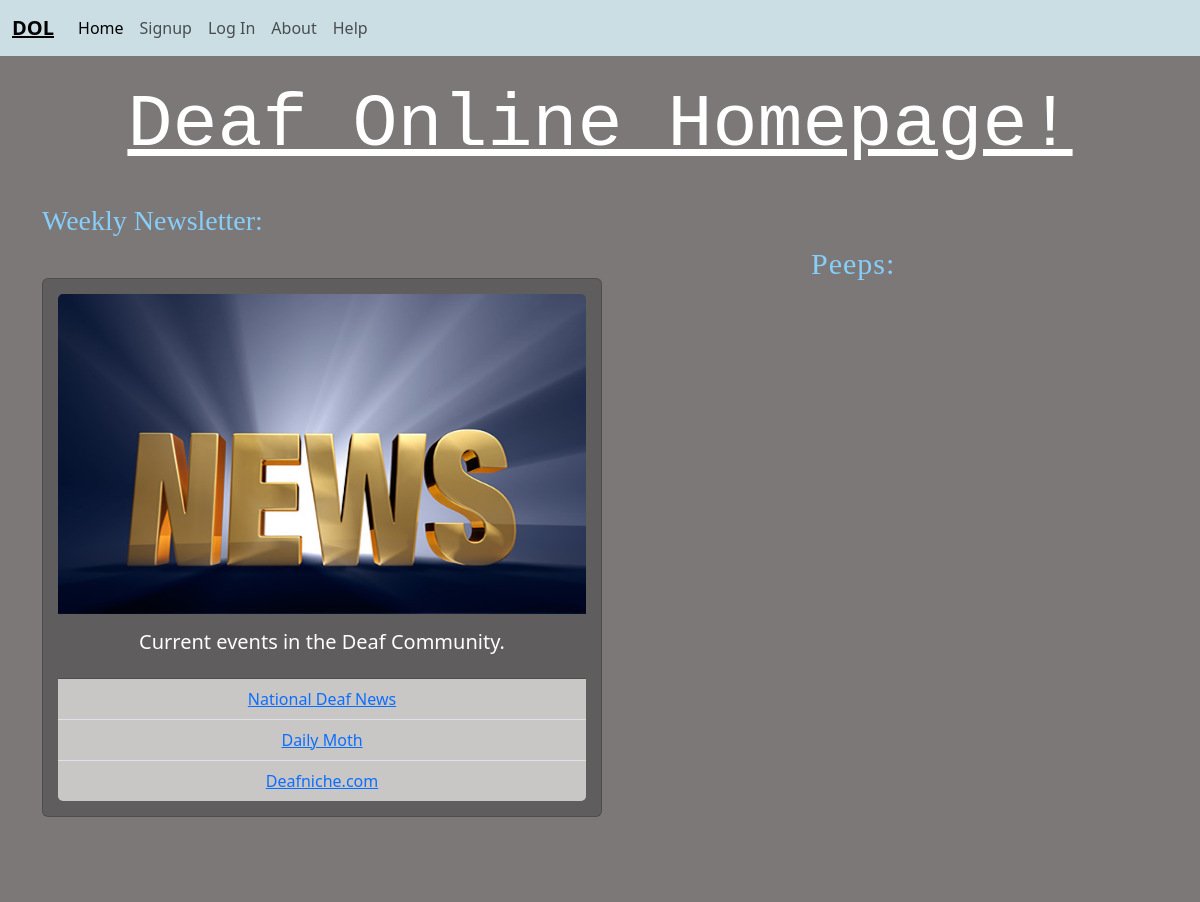
Before: /accounts/profileHome/ (upper part) with the older database file.
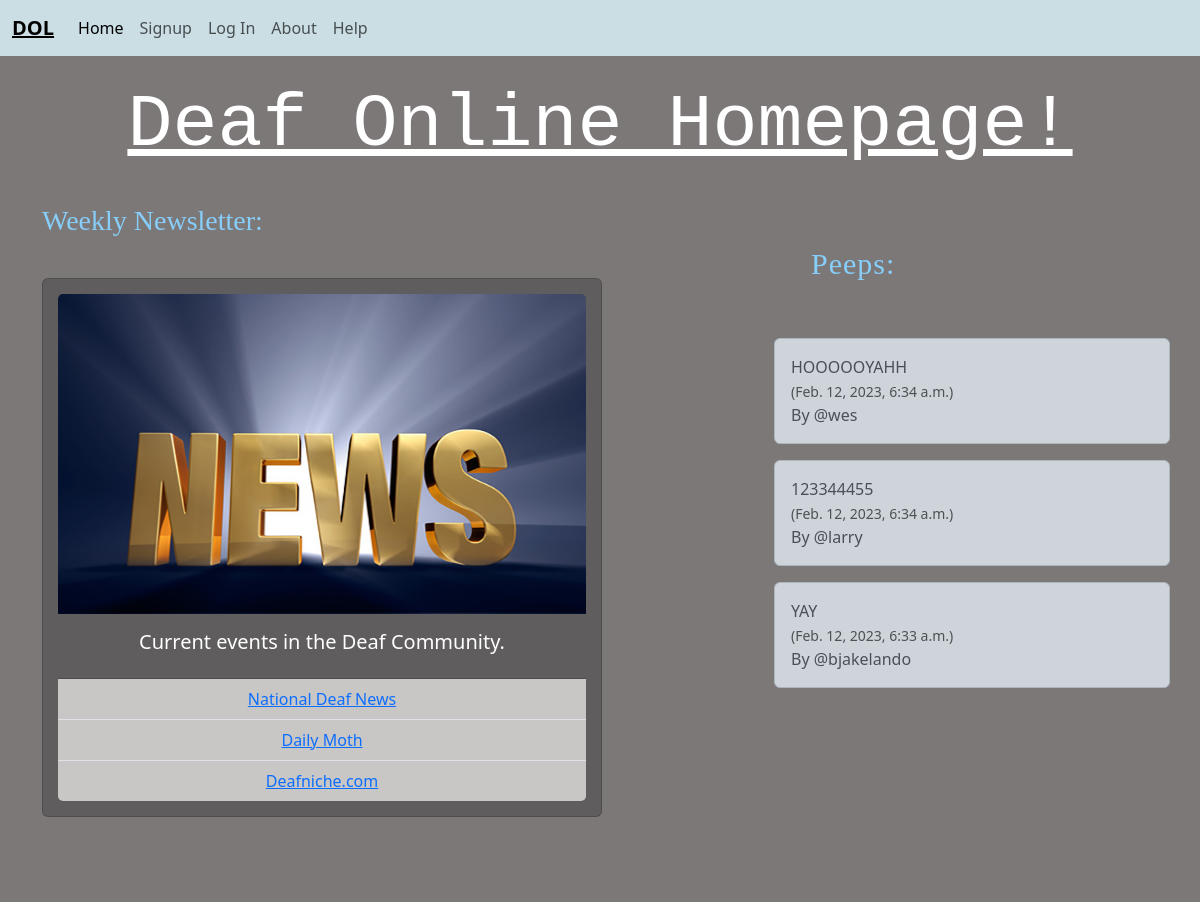
After: the same page with the newer database file.
### accounts/models.py (models this page shows, shortened)
class Peep(models.Model):
    user = models.ForeignKey(
        User, related_name='peeps',
        on_delete=models.DO_NOTHING)
    body = models.CharField(max_length=200)
    created_at = models.DateTimeField(auto_now_add=True)

### accounts/views.py (the view)
# urls.py: path('profileHome/', profileHome, name='profileHome'),
def profileHome(request):
    if request.user.is_authenticated:
        form = PeepForm(request.POST or None)
        if request.method == "POST":
            if form.is_valid():
                peep = form.save(commit=False)
                peep.user = request.user
                peep.save()
                messages.success(request, ("Your Peep has been posted!"))
                return redirect('profileHome')
        peeps = Peep.objects.all().order_by("-created_at")
        return render(request, 'accounts/profileHome.html', {"peeps": peeps, "form": form})
    else:
        peeps = Peep.objects.all().order_by("-created_at")
        return render(request, 'accounts/profileHome.html', {"peeps": peeps})

### templates/accounts/profileHome.html (shortened to what this page needs)
{% extends 'base.html' %}
{% load static %}
{% block content %}
<h1 class ="homeTitle">Deaf Online Homepage!</h1>
<h3 class ="weekly">Weekly Newsletter:</h3>
<body class="homeBody">
    <div class="container1 text-center" style="float:left;">
        <div class="card" >
            <img src="{% static 'img/news.jpg' %}" style ="height: 20rem;"class="card-img-top" alt="...">
            <div class="card-body">
                <h5 class="card-title">Current events in the Deaf Community.</h5>
            </div>
            <ul class="linkBody list-group list-group-flush">
                <li class="list-group-item"><a href="https://nationaldeafnews.com/">National Deaf News</a></li>
                <li class="list-group-item"><a href="https://www.dailymoth.com/blog/category/DEAF+NEWS">Daily Moth</a></li>
                <li class="list-group-item"><a href="https://deafniche.com/category/news/">Deafniche.com</a></li>
            </ul>
        </div>
        <br>
        <br>
    </div>
        <div id="peeps" class="container2 col-4" style="float:right;">
            <h3 id="peepTitle">Peeps: </h3><br/><br/>
            <div class="row">
                {% for peep in peeps %}
                    <div class="alert alert-dark" role="alert">
                        {{ peep.body }}<br/>
                        <small class="text-muted">
                            ({{ peep.created_at }}) </small><br/>
                            By @{{ peep.user.username }}
                    </div>
                    <br/><br/><br/>
                {% endfor %}
                </div>
        </div>
</body>
{% endblock content %}

Changed rows visible on the page:
added Peep: body "HOOOOOYAHH", created_at "Feb. 12, 2023, 6:34 a.m.", user.username "wes"
added Peep: body "123344455", created_at "Feb. 12, 2023, 6:34 a.m.", user.username "larry"
added Peep: body "YAY", created_at "Feb. 12, 2023, 6:33 a.m.", user.username "bjakelando"
